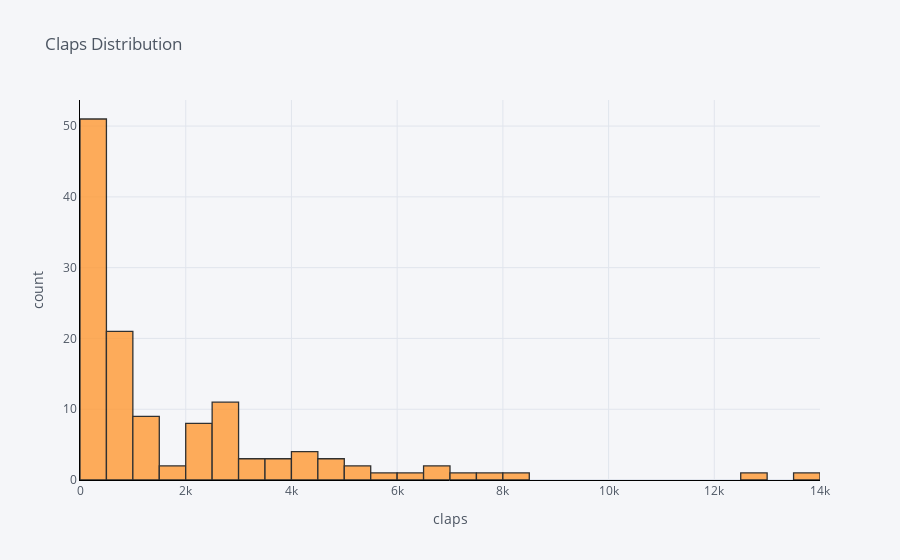

The notebook cell saved with this chart:
### Markdown cell above
**Распределение одной переменной**

Здесь очевидным решением будет гистограмма

### Code cell
df['claps'].iplot(
    kind='hist',
    bins=30,
    xTitle='claps',
    linecolor='black',
    yTitle='count',
    title='Claps Distribution')

### Figure 1 — Plotly figure (JSON) as saved in the notebook; plotly's stock layout.template omitted (floating-point values rounded to 4 significant figures)
{"data": [{"histfunc": "count", "histnorm": "", "marker": {"color": "rgba(255, 153, 51, 1.0)", "line": {"color": "#000000", "width": 1.3}}, "name": "claps", "nbinsx": 30, "opacity": 0.8, "orientation": "v", "type": "histogram", "x": [2, 18, 50, 0, 0, 0, 73, 234, 2, 0, 682, 58, 5, 7, 87, 23, 4, 113, 8, 17, 8, 4800, 2700, 72, 123, 857, 186, 11, 119, 2000, 4100, 59, 2700, 77, 14, 7000, 1200, 275, 1600, 1600, 1000, 4300, 4980, 12900, 223, 4900, 101, 5900, 548, 895, 6700, 6500, 2700, 1100, 2900, 2600, 2800, 5300, 1300, 1000, 7900, 364, 13500, 4100, 2200, 3900, 6300, 8200, 1300, 5400, 2300, 2700, 2100, 707, 650, 2700, 4100, 822, 830, 3700, 653, 657, 1100, 2800, 3100, 792, 222, 3300, 315, 2500, 976, 2000, 1000, 3200, 651, 2300, 809, 745, 587, 818, 2200, 1300, 630, 2600, 2000, 3600, 440, 728, 893, 205, 529, 121, 361, 31, 0, 24, 0, 5, 6, 0, 424, 443, 412, 329, 309, 75]}], "layout": {"barmode": "overlay", "legend": {"bgcolor": "#F5F6F9", "font": {"color": "#4D5663"}}, "paper_bgcolor": "#F5F6F9", "plot_bgcolor": "#F5F6F9", "title": {"font": {"color": "#4D5663"}, "text": "Claps Distribution"}, "xaxis": {"gridcolor": "#E1E5ED", "linecolor": "black", "showgrid": true, "tickfont": {"color": "#4D5663"}, "title": {"font": {"color": "#4D5663"}, "text": "claps"}, "zerolinecolor": "#E1E5ED"}, "yaxis": {"gridcolor": "#E1E5ED", "linecolor": "black", "showgrid": true, "tickfont": {"color": "#4D5663"}, "title": {"font": {"color": "#4D5663"}, "text": "count"}, "zerolinecolor": "#E1E5ED"}}}
